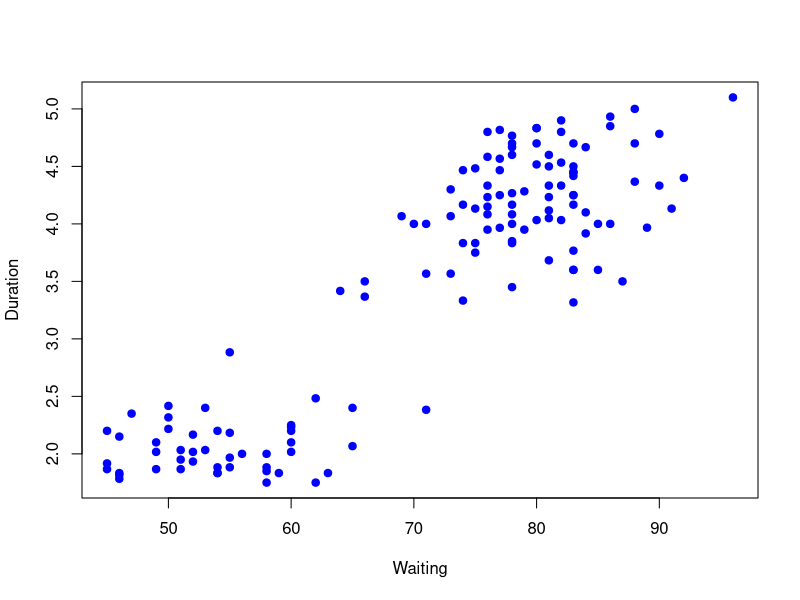
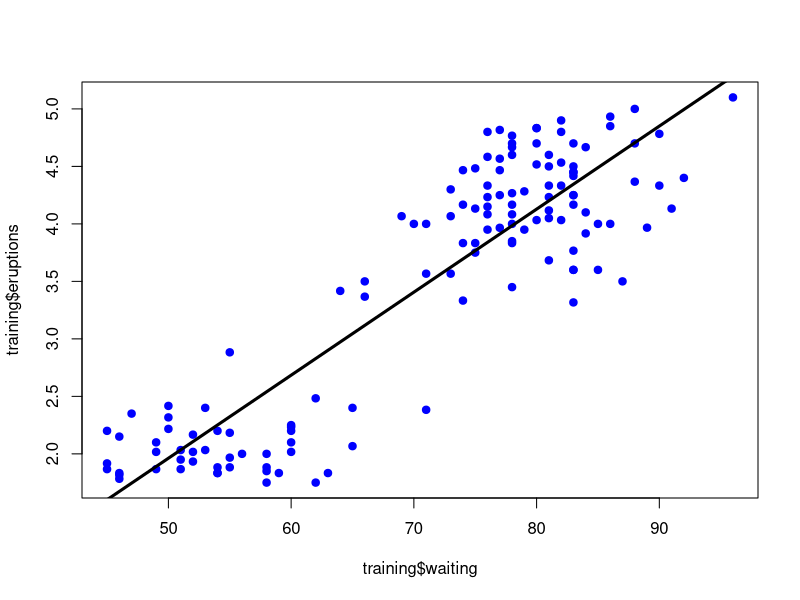

The R source for these figures, in order:
#predicting with regression
# idea is to fit a line to a set of data; get new predictors/covariates; multiple them by coefficients

#using data on eruption of gysers
library(caret); data(faithful); set.seed(333)

inTrain <- createDataPartition(y=faithful$waiting, p=.5, list=FALSE)

training <- faithful[inTrain,]
testing <- faithful[-inTrain,]

plot(training$waiting, training$eruptions, pch=19, col="blue", xlab="Waiting", ylab="Duration")

#above data plot shows you can fit a linear model
lm1 <- lm(eruptions ~waiting, data=training)
summary(lm1)

#lm1 contains parameters and coefficients for the linear model
plot(training$waiting, training$eruptions, pch=19, col="blue")
lines(training$waiting, lm1$fitted, lwd=3) # fit a line through the data with the linear model with just trained
#the coef command with give you the paramets of the equation
coef(lm1)[1] + coef(lm1)[2]*80

#predict a new value
newdata <- data.frame(waiting=80) #create a dataframe with a single row with waiting time of 80

#use the above trained linear model to predict on this 
predict(lm1, newdata)
